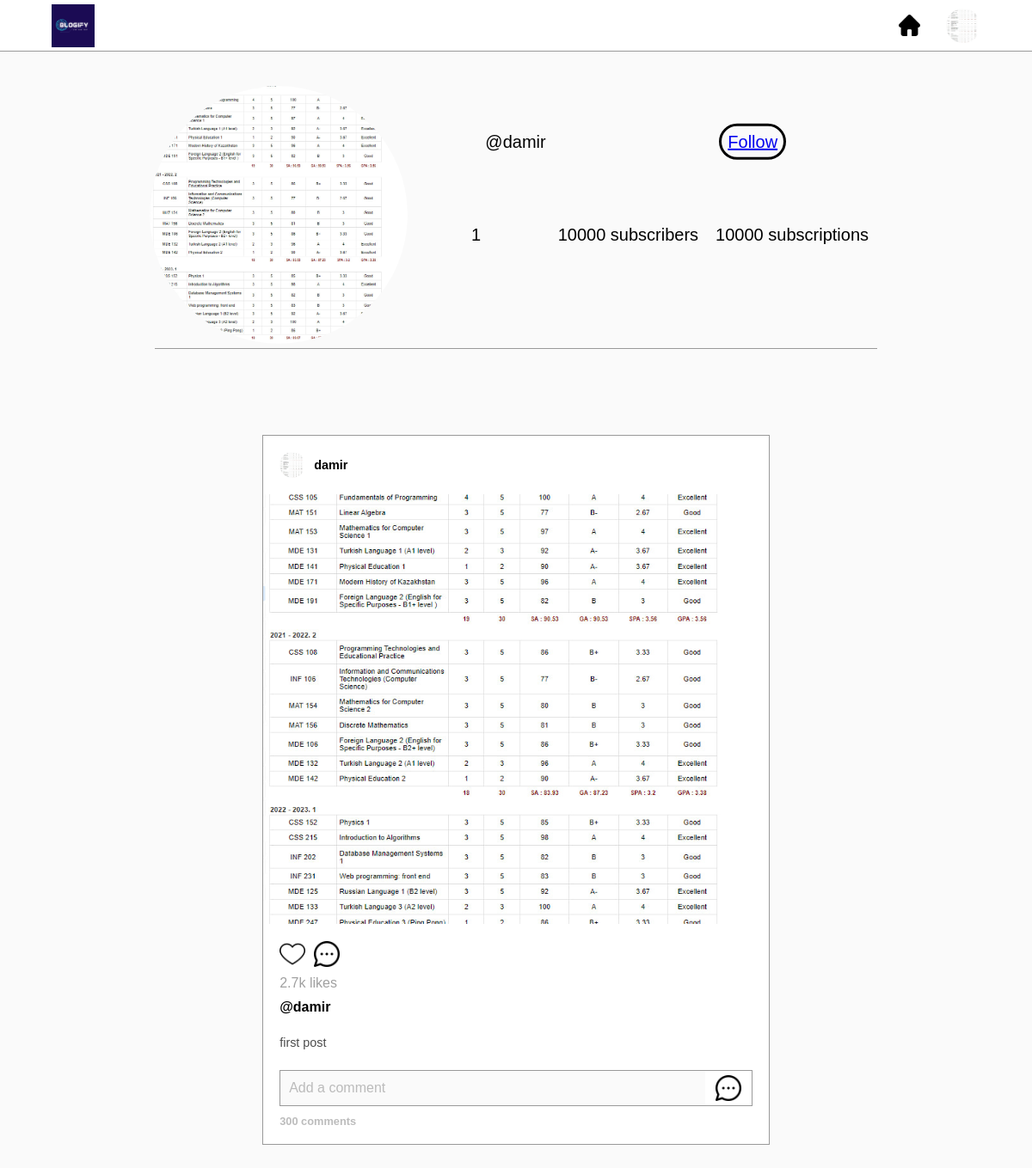
The app's page /profiles/damir/ (signed in) with its own data.
### accounts/models.py (models this page shows, shortened)
class Profile(models.Model):
    user = models.OneToOneField(User, on_delete=models.CASCADE)
    status = models.CharField(null=True, max_length=100, default='', blank=True)
    img = models.ImageField(null=True, blank=True, upload_to='images/', default='images/def.jpg')

class Post(models.Model):
    text = models.TextField()
    date = models.DateTimeField(auto_now_add=True)
    creator = models.ForeignKey(User, on_delete=models.CASCADE)
    img = models.ImageField(null=True, blank=True, upload_to='images/')

### accounts/views.py (the view)
# urls.py: path('profiles/<str:username>/', user_profile, name='profile'),
def user_profile(request, username):
    print(f'USERNAME = {username}')
    exist = 0
    for u in User.objects.all():
        if u.username == username:
            exist = 1
            break
    if exist == 0:
        messages.info(request,
            f'There is not such profile with username = {username}. Instead you can create new profile with such username!')
        return redirect('register')
    print(f'METHOD = {request.method}')
    print(f'username = {username}')
    user = User.objects.get(username=username)
    profile = Profile.objects.get(user=user)
    posts = Post.objects.filter(creator=user)
    global_profile = Profile.objects.get(user=request.user)
    text = 'Follow'
    for f in Follow.objects.all():
        if f.followed == profile.user and f.follower == global_profile.user:
            text = 'Unfollow'
    content = {
        'posts': posts,
        'profile': profile,
        'publications': len(posts),
        'button_text': text,
        'ok': True,
        'global_profile': global_profile,
    }
    return render(request, 'user_profile.html', content)

### templates/user_profile.html (shortened to what this page needs)
{% extends 'main.html' %}
{% block brand %}
            <a href="{% url 'profile' username=global_profile.user.username %}" class="nav-links"><img src="{{ global_profile.img.url }}" class="nav-icon user-profile" alt=""></a>
{% endblock %}
{% block content %}
    {% load static %}
    <div class="grid-container">
  <div class="grid-img">
    {% if profile.img %}
              <img src="{{ profile.img.url }}" alt="">
            {% else %}
              <img src="{% static 'accounts/img/def.jpg' %}">
            {% endif %}
  </div>
  <div class="grid-user">
      @{{ profile.user.username }}
  </div>
  <div class="grid-btn">
      {% if profile.user == global_profile.user %}
        <a href="{% url 'edit_profile' username=global_profile.user.username %}">Edit</a>
        <img src="{% static 'accounts/img/pencil.png' %}">
          <a href="{% url 'logout' %}">Logout</a>
      {% else %}
          <a href="{% url 'following' username=global_profile.user.username idx=profile.user.id %}">{{ button_text }}</a>
      {% endif %}
  </div>
  <div class="grid-pub">
    {{ publications }}
  </div>
  <div class="grid-sub1">
    10000 subscribers
  </div>
  <div class="grid-sub2">
    10000 subscriptions
  </div>
  <div class="grid-name">
  </div>
</div>
<section class="main">
  <div class="post-container">
        {% for p in posts %}
                <div class="post">
      <div class="post-header">
        <img src="{{ profile.img.url }}" class="user-icon" alt="">
        <p class="username">{{ p.creator.username }}</p>
      </div>
      <div class="post-feed">
        <div class="post-img-container">
            {% if p.img %}
              <img src="{{ p.img.url }}" alt="">
            {% else %}
              <img src="{% static 'accounts/img/def.jpg' %}">
            {% endif %}
        </div>
      </div>
      <div class="post-detail">
        <div class="detail-intracables">
          <img src="{% static 'accounts/img/heart-nofill.png' %}" class="like-btn" alt="">
          <img src="{% static 'accounts/img/comment-nofill.png' %}" class="comment-btn" alt="">
        </div>
        <span class="likes">2.7k likes</span>
        <p class="username">@{{ profile.user.username }}</p>
        <p class="post-des">{{ p.text }}</p>
        <div class="comment-box">
          <input type="text" id="comment-input" placeholder="Add a comment">
          <button class="add-comment-btn"><img src="{% static 'accounts/img/comment-nofill.png' %}" alt=""></button>
        </div>
        <span class="comment-count">300 comments</span>
      </div>
    </div>
        {% endfor %}
  </div>
</section >
{% endblock %}

### static/accounts/css/main.css (style rules this page uses)
* { margin: 0; padding: 0; box-sizing: border-box; }
body { width: 100%; position: relative; font-family: 'poppins', sans-serif; background: #fafafa; }
.nav-links { display: flex; align-items: center; gap: 30px; }
.nav-icon { width: 25px; height: 25px; cursor: pointer; }
.user-profile { width: 40px; height: 40px; border-radius: 50%; }
.main { width: 100%; position: relative; margin-top: 100px; display: flex; padding: 0 10px 100px; gap: 50px; justify-content: center; }
.post-container { width: 50%; }
.post { width: 100%; border: 1px solid #999; background: #fff; margin-bottom: 30px; }
.post-header { display: flex; align-items: center; padding: 1.2rem; gap: 10px; }
.post-header .user-icon { width: 30px; height: 30px; border-radius: 50%; }
.post-header .username { font-size: .9rem; font-weight: 600; text-decoration: none; }
.post-feed { width: 100%; height: 500px; position: relative; }
.post-img-container { width: 100%; height: 100%; display: flex; overflow: hidden; }
.post-img-container img { min-width: 100%; height: 100%; object-fit: cover; transition: .5s; }
.post-detail { padding: 1.2rem; }
.detail-intracables { display: flex; gap: 10px; }
.detail-intracables img { width: 30px; height: 30px; cursor: pointer; }
.likes { color: #a0a0a0; display: flex; margin: 10px 0; }
.post .username { font-weight: 600; }
.post-des { margin: 20px 0; font-size: .9rem; line-height: 1.5rem; opacity: 0.7; }
.comment-box { width: 100%; height: 42px; display: flex; border: 1px solid #999; }
#comment-input { width: 100%; height: 40px; background: #fafafa; border: none; padding: 10px; line-height: 40px; z-index: 2; font-size: 1rem; }
#comment-input::placeholder { color: #bbb; }
.add-comment-btn { display: flex; justify-content: center; align-items: center; width: 60px; height: 40px; cursor: pointer; border: none; outline: none; background: #fff; }
.add-comment-btn img { width: 30px; height: 30px; }
.comment-count { font-weight: 600; color: #a0a0a0; font-size: .8rem; display: flex; margin-top: 10px; opacity: 0.7; }
.grid-container { max-width: 70%; justify-content: center; text-align: center; margin:100px auto 0 auto; display: grid; grid-template-areas: 'img user user user btn btn btn' 'img pub pub sub1 sub1 sub2 sub2' 'img name name name name name name'; border-bottom: 1px solid #999; padding-bottom: 5px; }
.grid-container div { min-width: 150px; text-align: center; justify-content: center; vertical-align: middle; font-size: 20px; }
.grid-img { grid-area: img; text-align: center; align-items: center; display: flex; position: relative; }
.grid-img img { width: 300px; height: 300px; border-radius: 50%; }
.grid-user { grid-area: user; text-align: center; align-items: center; vertical-align: middle; transform: translateY(50%); }
.grid-btn { grid-area: btn; text-align: center; transform: translateY(50%); }
.grid-btn a { background: #fafafa; border-radius: 24px; font-size: 20px; padding: 7px; border-color: black; border-style: solid; }
.grid-pub { grid-area: pub; text-align: center; transform: translateY(50%); margin-left: 10px; margin-right: 10px; }
.grid-sub1 { grid-area: sub1; text-align: center; transform: translateY(50%); margin-left: 10px; margin-right: 10px; }
.grid-sub2 { grid-area: sub2; text-align: center; transform: translateY(50%); margin-left: 10px; margin-right: 10px; }
.grid-name { grid-area: name; text-align: center; transform: translateY(50%); }

### records on screen
Profile: img (picture)
Profile: img (picture), user.username "damir"
Post: img (picture), creator.username "damir", text "first post"

### other values on screen
{{ button_text }} "Follow"
{{ publications }} "1"
